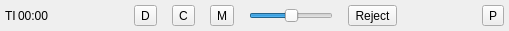
<?xml version="1.0" encoding="UTF-8"?>
<ui version="4.0">
 <class>CallControlWidget</class>
 <widget class="QFrame" name="CallControlWidget">
  <property name="geometry">
   <rect>
    <x>0</x>
    <y>0</y>
    <width>509</width>
    <height>30</height>
   </rect>
  </property>
  <layout class="QHBoxLayout" name="horizontalLayout_2">
   <property name="spacing">
    <number>15</number>
   </property>
   <property name="margin">
    <number>5</number>
   </property>
   <item>
    <layout class="QHBoxLayout" name="horizontalLayout">
     <property name="spacing">
      <number>2</number>
     </property>
     <item>
      <widget class="QLabel" name="lblTimeIcon">
       <property name="text">
        <string notr="true">TI</string>
       </property>
      </widget>
     </item>
     <item>
      <widget class="QLabel" name="lblTime">
       <property name="text">
        <string notr="true">00:00</string>
       </property>
      </widget>
     </item>
    </layout>
   </item>
   <item>
    <spacer name="horizontalSpacer">
     <property name="orientation">
      <enum>Qt::Horizontal</enum>
     </property>
     <property name="sizeHint" stdset="0">
      <size>
       <width>41</width>
       <height>20</height>
      </size>
     </property>
    </spacer>
   </item>
   <item>
    <widget class="QToolButton" name="tlbDialerVisible">
     <property name="text">
      <string notr="true">D</string>
     </property>
     <property name="iconSize">
      <size>
       <width>22</width>
       <height>22</height>
      </size>
     </property>
     <property name="checkable">
      <bool>true</bool>
     </property>
    </widget>
   </item>
   <item>
    <widget class="QToolButton" name="tlbCameraEnable">
     <property name="text">
      <string notr="true">C</string>
     </property>
     <property name="iconSize">
      <size>
       <width>22</width>
       <height>22</height>
      </size>
     </property>
     <property name="checkable">
      <bool>true</bool>
     </property>
    </widget>
   </item>
   <item>
    <widget class="QToolButton" name="tlbMicrophoneEnable">
     <property name="text">
      <string notr="true">M</string>
     </property>
     <property name="iconSize">
      <size>
       <width>22</width>
       <height>22</height>
      </size>
     </property>
     <property name="checkable">
      <bool>true</bool>
     </property>
    </widget>
   </item>
   <item>
    <widget class="QSlider" name="sdrSpeakerVolume">
     <property name="maximum">
      <number>200</number>
     </property>
     <property name="value">
      <number>100</number>
     </property>
     <property name="orientation">
      <enum>Qt::Horizontal</enum>
     </property>
    </widget>
   </item>
   <item>
    <widget class="QToolButton" name="tlbReject">
     <property name="text">
      <string notr="true">Reject</string>
     </property>
     <property name="iconSize">
      <size>
       <width>32</width>
       <height>22</height>
      </size>
     </property>
    </widget>
   </item>
   <item>
    <spacer name="horizontalSpacer_2">
     <property name="orientation">
      <enum>Qt::Horizontal</enum>
     </property>
     <property name="sizeHint" stdset="0">
      <size>
       <width>41</width>
       <height>20</height>
      </size>
     </property>
    </spacer>
   </item>
   <item>
    <widget class="QToolButton" name="tlbCameraPreview">
     <property name="text">
      <string notr="true">P</string>
     </property>
     <property name="iconSize">
      <size>
       <width>22</width>
       <height>22</height>
      </size>
     </property>
     <property name="checkable">
      <bool>true</bool>
     </property>
    </widget>
   </item>
  </layout>
 </widget>
 <layoutdefault spacing="6" margin="11"/>
 <resources/>
 <connections/>
</ui>
